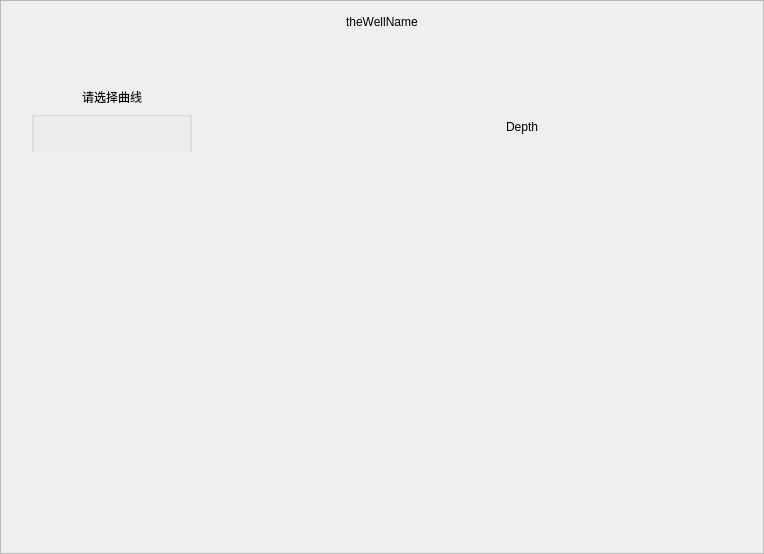
<?xml version="1.0" encoding="UTF-8"?>
<ui version="4.0">
 <class>Frame</class>
 <widget class="QFrame" name="Frame">
  <property name="geometry">
   <rect>
    <x>0</x>
    <y>0</y>
    <width>764</width>
    <height>554</height>
   </rect>
  </property>
  <property name="windowTitle">
   <string>Frame</string>
  </property>
  <layout class="QVBoxLayout" name="verticalLayout_2">
   <property name="leftMargin">
    <number>0</number>
   </property>
   <property name="topMargin">
    <number>0</number>
   </property>
   <property name="rightMargin">
    <number>0</number>
   </property>
   <property name="bottomMargin">
    <number>0</number>
   </property>
   <item>
    <layout class="QVBoxLayout" name="verticalLayout">
     <item>
      <widget class="SmoothScrollArea" name="SmoothScrollArea">
       <property name="widgetResizable">
        <bool>true</bool>
       </property>
       <widget class="QWidget" name="scrollAreaWidgetContents">
        <property name="geometry">
         <rect>
          <x>0</x>
          <y>0</y>
          <width>760</width>
          <height>550</height>
         </rect>
        </property>
        <widget class="SimpleCardWidget" name="wellNameBar">
         <property name="geometry">
          <rect>
           <x>0</x>
           <y>0</y>
           <width>761</width>
           <height>41</height>
          </rect>
         </property>
         <layout class="QHBoxLayout" name="horizontalLayout_3">
          <property name="leftMargin">
           <number>0</number>
          </property>
          <property name="topMargin">
           <number>0</number>
          </property>
          <property name="rightMargin">
           <number>0</number>
          </property>
          <property name="bottomMargin">
           <number>0</number>
          </property>
          <item>
           <layout class="QHBoxLayout" name="horizontalLayout">
            <item>
             <spacer name="horizontalSpacer">
              <property name="orientation">
               <enum>Qt::Horizontal</enum>
              </property>
              <property name="sizeHint" stdset="0">
               <size>
                <width>40</width>
                <height>20</height>
               </size>
              </property>
             </spacer>
            </item>
            <item>
             <widget class="SubtitleLabel" name="wellName">
              <property name="styleSheet">
               <string notr="true">FluentLabelBase {
    color: black;
}

HyperlinkLabel {
    color: #009faa;
    border: none;
    background-color: transparent;
    text-align: left;
    padding: 0;
    margin: 0;
}

HyperlinkLabel[underline=true] {
    text-decoration: underline;
}

HyperlinkLabel[underline=false] {
    text-decoration: none;
}

HyperlinkLabel:hover {
    color: #007780;
}

HyperlinkLabel:pressed {
    color: #00a7b3;
}
FluentLabelBase{color:#000000}</string>
              </property>
              <property name="text">
               <string>theWellName</string>
              </property>
             </widget>
            </item>
            <item>
             <spacer name="horizontalSpacer_2">
              <property name="orientation">
               <enum>Qt::Horizontal</enum>
              </property>
              <property name="sizeHint" stdset="0">
               <size>
                <width>40</width>
                <height>20</height>
               </size>
              </property>
             </spacer>
            </item>
           </layout>
          </item>
         </layout>
        </widget>
        <widget class="CardWidget" name="curveTrackTop">
         <property name="geometry">
          <rect>
           <x>30</x>
           <y>50</y>
           <width>161</width>
           <height>101</height>
          </rect>
         </property>
         <widget class="CardWidget" name="curveToolBar">
          <property name="geometry">
           <rect>
            <x>0</x>
            <y>0</y>
            <width>161</width>
            <height>31</height>
           </rect>
          </property>
         </widget>
         <widget class="CardWidget" name="curveTitleBar">
          <property name="geometry">
           <rect>
            <x>0</x>
            <y>30</y>
            <width>161</width>
            <height>71</height>
           </rect>
          </property>
          <widget class="QGroupBox" name="curveNameGroupBox">
           <property name="geometry">
            <rect>
             <x>0</x>
             <y>0</y>
             <width>161</width>
             <height>31</height>
            </rect>
           </property>
           <property name="styleSheet">
            <string notr="true">QGroupBox { border: none; }</string>
           </property>
           <property name="title">
            <string/>
           </property>
           <layout class="QHBoxLayout" name="horizontalLayout_4">
            <property name="leftMargin">
             <number>0</number>
            </property>
            <property name="topMargin">
             <number>0</number>
            </property>
            <property name="rightMargin">
             <number>0</number>
            </property>
            <property name="bottomMargin">
             <number>0</number>
            </property>
            <item>
             <spacer name="horizontalSpacer_4">
              <property name="orientation">
               <enum>Qt::Horizontal</enum>
              </property>
              <property name="sizeHint" stdset="0">
               <size>
                <width>40</width>
                <height>20</height>
               </size>
              </property>
             </spacer>
            </item>
            <item>
             <widget class="StrongBodyLabel" name="curveName">
              <property name="text">
               <string>请选择曲线</string>
              </property>
             </widget>
            </item>
            <item>
             <spacer name="horizontalSpacer_3">
              <property name="orientation">
               <enum>Qt::Horizontal</enum>
              </property>
              <property name="sizeHint" stdset="0">
               <size>
                <width>40</width>
                <height>20</height>
               </size>
              </property>
             </spacer>
            </item>
           </layout>
          </widget>
          <widget class="QGroupBox" name="theXRangeGroupBox">
           <property name="geometry">
            <rect>
             <x>0</x>
             <y>30</y>
             <width>161</width>
             <height>44</height>
            </rect>
           </property>
           <property name="title">
            <string/>
           </property>
          </widget>
         </widget>
        </widget>
        <widget class="CardWidget" name="curveContent">
         <property name="geometry">
          <rect>
           <x>30</x>
           <y>150</y>
           <width>161</width>
           <height>341</height>
          </rect>
         </property>
        </widget>
        <widget class="CardWidget" name="depthTrackTop">
         <property name="geometry">
          <rect>
           <x>440</x>
           <y>60</y>
           <width>161</width>
           <height>101</height>
          </rect>
         </property>
         <widget class="CardWidget" name="depthToolBar">
          <property name="geometry">
           <rect>
            <x>0</x>
            <y>0</y>
            <width>161</width>
            <height>31</height>
           </rect>
          </property>
         </widget>
         <widget class="CardWidget" name="depthTitleBar">
          <property name="geometry">
           <rect>
            <x>0</x>
            <y>30</y>
            <width>161</width>
            <height>71</height>
           </rect>
          </property>
          <layout class="QHBoxLayout" name="horizontalLayout_5">
           <item>
            <spacer name="horizontalSpacer_5">
             <property name="orientation">
              <enum>Qt::Horizontal</enum>
             </property>
             <property name="sizeHint" stdset="0">
              <size>
               <width>40</width>
               <height>20</height>
              </size>
             </property>
            </spacer>
           </item>
           <item>
            <widget class="StrongBodyLabel" name="depthName">
             <property name="text">
              <string>Depth</string>
             </property>
            </widget>
           </item>
           <item>
            <spacer name="horizontalSpacer_6">
             <property name="orientation">
              <enum>Qt::Horizontal</enum>
             </property>
             <property name="sizeHint" stdset="0">
              <size>
               <width>40</width>
               <height>20</height>
              </size>
             </property>
            </spacer>
           </item>
          </layout>
         </widget>
        </widget>
        <widget class="CardWidget" name="depthContent">
         <property name="geometry">
          <rect>
           <x>440</x>
           <y>160</y>
           <width>161</width>
           <height>341</height>
          </rect>
         </property>
        </widget>
       </widget>
      </widget>
     </item>
    </layout>
   </item>
  </layout>
 </widget>
 <customwidgets>
  <customwidget>
   <class>CardWidget</class>
   <extends>QFrame</extends>
   <header>qfluentwidgets</header>
   <container>1</container>
  </customwidget>
  <customwidget>
   <class>SimpleCardWidget</class>
   <extends>CardWidget</extends>
   <header>qfluentwidgets</header>
   <container>1</container>
  </customwidget>
  <customwidget>
   <class>SmoothScrollArea</class>
   <extends>QScrollArea</extends>
   <header>qfluentwidgets</header>
   <container>1</container>
  </customwidget>
  <customwidget>
   <class>StrongBodyLabel</class>
   <extends>QLabel</extends>
   <header>qfluentwidgets</header>
  </customwidget>
  <customwidget>
   <class>SubtitleLabel</class>
   <extends>QLabel</extends>
   <header>qfluentwidgets</header>
  </customwidget>
 </customwidgets>
 <resources/>
 <connections/>
</ui>
